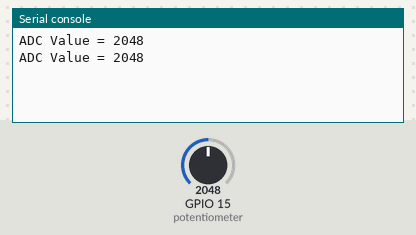
A program run on a simulated ESP32 board running MicroPython. On the bench: the last lines printed to the serial console. The inputs (shaded band) are chosen by the test bench; at power-on: GPIO 15 (potentiometer) = 2048 (analog values on the 0–4095 scale).

Above: at 1.2 s.
1.3 s: GPIO 15 (potentiometer) set to 2866
At 2.6 s:
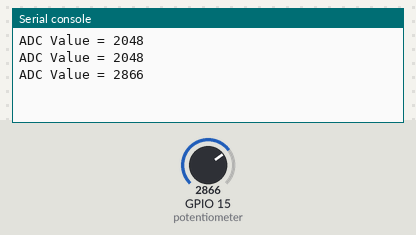
2.8 s: GPIO 15 (potentiometer) set to 3603
At 3.6 s:
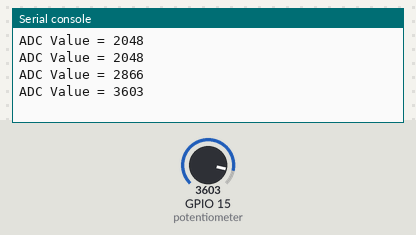
Timing chart, 0 to 5.8 s (numbered marks = the images above; inputs shaded):
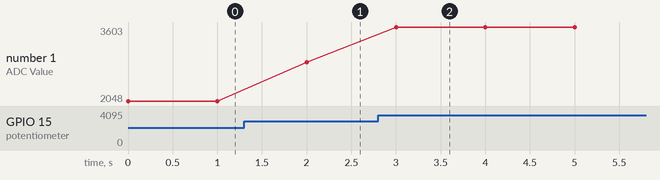

The program:

adc-example.py
```python
'''
Reading Analog Inputs with ESP32 using MicroPython
'''

'''
ADC.atten(ADC.ATTN_11DB)
ADC.ATTN_0DB : the full range voltage: 0- 1.2V
ADC.ATTN_2_5DB : the full range voltage: 0- 1.5V
ADC.ATTN_6DB : the full range voltage: 0- 2.0V
ADC.ATTN_11DB : the full range voltage: 0-3.3V
'''
'''
ADC.width(bit)
ADC.WIDTH_9BIT: range 0-511
ADC.WIDTH_10BIT: range 0-1023
ADC.WIDTH_11BIT: range 0-2047
ADC.WIDTH_12BIT: range 0-4095
'''

from machine import Pin, ADC            #importing Pin and ADC class
from time import sleep                  #importing sleep class

potentiometer = ADC(Pin(15))              #creating potentiometer object
potentiometer.atten(ADC.ATTN_11DB)       #3.3V full range of voltage

while True:
 potentiometer_value = potentiometer.read()   #reading analog pin
 print("ADC Value =",potentiometer_value)                   #printing the ADC value
 sleep(1)
```

Measured:
- after the input at 1.3 s, the serial console: prints a new line after 0.70 s (image 1)
- after the input at 2.8 s, the serial console: prints a new line after 0.20 s (image 2)
- plotted number 1: 2048 → 2866 after the input at 1.3 s, 2866 → 3603 after the input at 2.8 s
